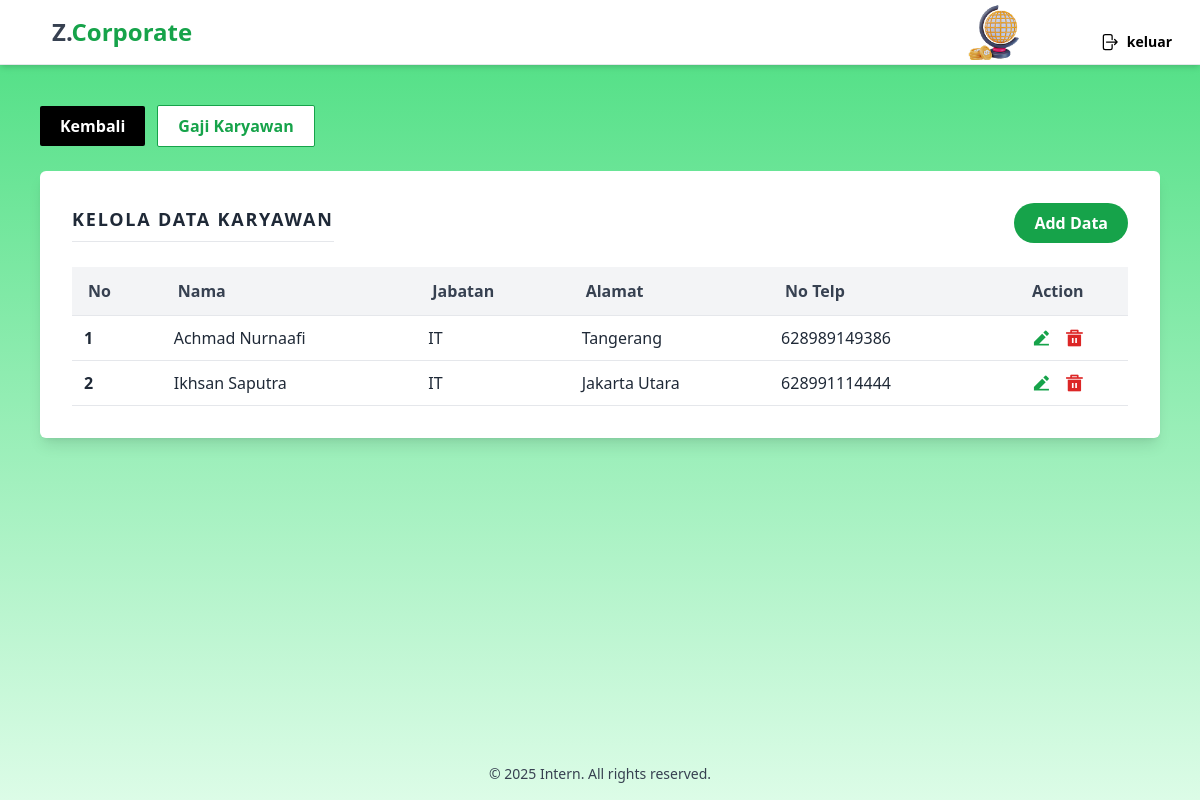
The page /data-karyawan/karyawan.php (signed in) on the database its author committed.
### tables this page shows
CREATE TABLE `data_karyawan` (
  `id` int NOT NULL,
  `nama` varchar(100) DEFAULT NULL,
  `jabatan` varchar(100) DEFAULT NULL,
  `alamat` varchar(255) DEFAULT NULL,
  `no_telp` varchar(13) DEFAULT NULL
);

### data-karyawan/karyawan.php (the view, shortened to what this page needs)
<?php
include_once "../database/koneksi.php";
$result = mysqli_query($koneksi, "SELECT * FROM data_karyawan");
?>
<!DOCTYPE html>
<html lang="id">
<head>
  <script src="https://cdn.tailwindcss.com"></script>
  <link href="https://cdn.jsdelivr.net/npm/remixicon@4.1.0/fonts/remixicon.css" rel="stylesheet">
</head>
<body class="min-h-screen flex flex-col bg-gradient-to-b from-green-400 to-green-100 font-sans">
<header class="bg-white shadow-md flex justify-between items-center px-1 py-1 border-b border-gray-200">
    <h1 class="text-2xl font-bold text-gray-800 px-12">
      <span class="text-gray-700">Z.</span><span class="text-green-600">Corporate</span>
    </h1>
    <div class="flex items-center gap-4 mr-2">
        <img src="../assets/logo.png" alt="Logo" class="w-110 h-14 px-10 mr-0">
        <a href="../user/logout.php" class="flex items-center gap-2 text-black px-4 py-2 mt-5 rounded-lg text-sm font-semibold">
            <svg class="w-5 h-5" fill="none" viewBox="0 0 24 24" stroke="currentColor">
                <path stroke-linecap="round" stroke-linejoin="round" stroke-width="1.5"
                    d="M15.75 9V5.25A2.25 2.25 0 0013.5 3h-6A2.25 2.25 0 005.25 5.25v13.5A2.25 2.25 0 007.5 21h6a2.25 2.25 0 002.25-2.25V15m3 0l3-3m0 0l-3-3m3 3H9" />
            </svg>
            keluar
        </a>
    </div>
</header>
<main class="flex-1 px-4 md:px-10 py-10">
  <div class="w-full max-w-6xl mx-auto">
    <div class="flex flex-col sm:flex-row items-stretch sm:items-center gap-3 mb-6">
      <a href="../index.php" class="w-full sm:w-auto text-center bg-black text-white px-5 py-2 font-semibold hover:bg-gray-800 transition rounded-sm">Kembali</a>
      <a href="../gaji-karyawan/gaji.php" class="w-full sm:w-auto text-center bg-white text-green-600 border border-green-600 px-5 py-2 font-semibold hover:bg-green-50 transition rounded-sm">Gaji Karyawan</a>
    </div>
    <div class="bg-white shadow-lg w-full p-8 rounded-md">
      <div class="flex flex-col sm:flex-row justify-between items-start sm:items-center gap-3 mb-6">
        <h2 class="text-lg font-bold tracking-widest text-gray-800 border-b pb-2">KELOLA DATA KARYAWAN</h2>
        <button onclick="openModalTambah()" class="bg-green-600 text-white px-5 py-2 rounded-full font-semibold hover:bg-green-700 transition">Add Data</button>
      </div>
      <div class="overflow-x-auto">
        <table class="w-full border-collapse text-left">
          <thead>
            <tr class="bg-gray-100 text-gray-700 border-b font-bold">
              <th class="py-3 px-4 font-semibold">No</th>
              <th class="py-3 px-4 font-semibold">Nama</th>
              <th class="py-3 px-4 font-semibold">Jabatan</th>
              <th class="py-3 px-4 font-semibold">Alamat</th>
              <th class="py-3 px-4 font-semibold">No Telp</th>
              <th class="py-3 px-4 text-center font-semibold">Action</th>
            </tr>
          </thead>
          <tbody class="text-gray-800">
            <?php
            $no = 1;
            while ($data = mysqli_fetch_array($result)) {
                $id = $data['id'];
                $nama = htmlspecialchars($data['nama'], ENT_QUOTES);
                $jabatan = htmlspecialchars($data['jabatan'], ENT_QUOTES);
                $alamat = htmlspecialchars($data['alamat'], ENT_QUOTES);
                $no_telp = htmlspecialchars($data['no_telp'], ENT_QUOTES);
                $token = bin2hex(random_bytes(16));
                echo "
                <tr class='border-b hover:bg-gray-50 transition'>
                  <td class='py-2 px-3 font-semibold'>{$no}</td>
                  <td class='py-2 px-3'>{$nama}</td>
                  <td class='py-2 px-3'>{$jabatan}</td>
                  <td class='py-2 px-3'>{$alamat}</td>
                  <td class='py-2 px-3'>{$no_telp}</td>
                  <td class='py-2 px-3 text-center'>
                    <button onclick='editData(\"{$id}\", \"{$nama}\", \"{$jabatan}\", \"{$alamat}\", \"{$no_telp}\", \"{$token}\")' class='text-green-600 hover:text-green-800 mx-1'>
                      <i class=\"ri-edit-2-fill text-xl\"></i>
                    </button>
                    <button onclick='hapusData({$id})' class='text-red-600 hover:text-red-800 mx-1'>
                      <i class=\"ri-delete-bin-5-fill text-xl\"></i>
                    </button>
                  </td>
                </tr>";
                $no++;
            }
            ?>
          </tbody>
        </table>
      </div>
    </div>
  </div>
</main>
<footer class="text-center text-gray-700 text-sm py-4">
    © 2025 Intern. All rights reserved.
</footer>
</body>
</html>

### rows shown on the page
data_karyawan: nama "Achmad Nurnaafi", jabatan "IT", alamat "Tangerang", no_telp "628989149386"
data_karyawan: nama "Ikhsan Saputra", jabatan "IT", alamat "Jakarta Utara", no_telp "628991114444"
